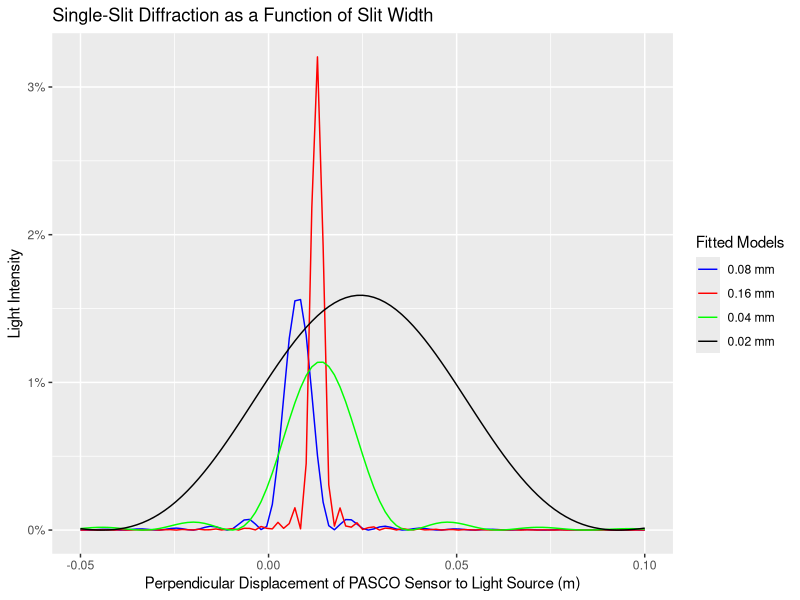

This figure's R source:
library(tidyverse)

single08 = function(x) 0.0159*sin(336*(x-0.00780))^2 / (336*(x-0.00780))^2

single16 = function(x) 0.0321*sin(753*(x-0.0129))^2 / (753*(x-0.0129))^2

single04 = function(x) 0.0114*sin(133*(x-0.0138))^2 / (133*(x-0.0138))^2

single02 = function(x) 0.0159*sin(45.8*(x-0.0244))^2 / (45.8*(x-0.0244))^2

ggplot() +
  xlim(-0.05, 0.1) +
  stat_function(fun = single08, aes(color = "0.08 mm")) +
  stat_function(fun = single16, aes(color = "0.16 mm")) + 
  stat_function(fun = single04, aes(color = "0.04 mm")) +
  stat_function(fun = single02, aes(color = "0.02 mm")) +
  labs(title = "Single-Slit Diffraction as a Function of Slit Width",
       x = "Perpendicular Displacement of PASCO Sensor to Light Source (m)",
       y = "Light Intensity") +
  scale_y_continuous(labels = scales::percent) +
  scale_color_manual(name = "Fitted Models",
                     breaks = c("0.08 mm", "0.16 mm", "0.04 mm", "0.02 mm"),
                     values = c("0.08 mm" = "blue", "0.16 mm" = "red",
                                "0.04 mm" = "green", "0.02 mm" = "black"))